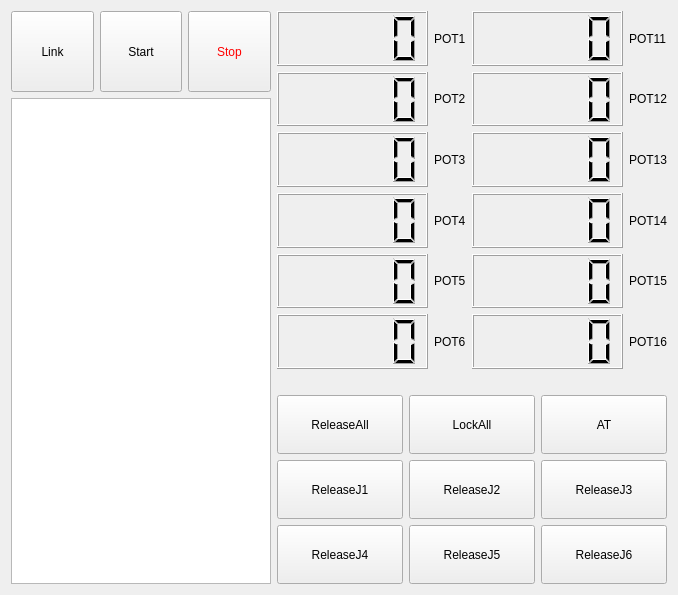
<?xml version="1.0" encoding="UTF-8"?>
<ui version="4.0">
 <class>Form</class>
 <widget class="QWidget" name="Form">
  <property name="enabled">
   <bool>true</bool>
  </property>
  <property name="geometry">
   <rect>
    <x>0</x>
    <y>0</y>
    <width>678</width>
    <height>595</height>
   </rect>
  </property>
  <property name="contextMenuPolicy">
   <enum>Qt::DefaultContextMenu</enum>
  </property>
  <property name="windowTitle">
   <string>Arduino_Simple_AT_Command</string>
  </property>
  <layout class="QHBoxLayout" name="horizontalLayout_3" stretch="2,3">
   <item>
    <layout class="QVBoxLayout" name="verticalLayout" stretch="1,6">
     <item>
      <layout class="QHBoxLayout" name="horizontalLayout">
       <item>
        <widget class="QPushButton" name="link">
         <property name="sizePolicy">
          <sizepolicy hsizetype="Minimum" vsizetype="Minimum">
           <horstretch>0</horstretch>
           <verstretch>0</verstretch>
          </sizepolicy>
         </property>
         <property name="text">
          <string>Link</string>
         </property>
        </widget>
       </item>
       <item>
        <widget class="QPushButton" name="start">
         <property name="sizePolicy">
          <sizepolicy hsizetype="Minimum" vsizetype="Minimum">
           <horstretch>0</horstretch>
           <verstretch>0</verstretch>
          </sizepolicy>
         </property>
         <property name="text">
          <string>Start</string>
         </property>
        </widget>
       </item>
       <item>
        <widget class="QPushButton" name="stop">
         <property name="sizePolicy">
          <sizepolicy hsizetype="Minimum" vsizetype="Minimum">
           <horstretch>0</horstretch>
           <verstretch>0</verstretch>
          </sizepolicy>
         </property>
         <property name="styleSheet">
          <string notr="true">QPushButton { color: red }</string>
         </property>
         <property name="text">
          <string>Stop</string>
         </property>
        </widget>
       </item>
      </layout>
     </item>
     <item>
      <widget class="QTextEdit" name="textEdit">
       <property name="enabled">
        <bool>true</bool>
       </property>
       <property name="readOnly">
        <bool>true</bool>
       </property>
      </widget>
     </item>
    </layout>
   </item>
   <item>
    <layout class="QVBoxLayout" name="verticalLayout_2" stretch="2,1">
     <item>
      <layout class="QGridLayout" name="gridLayout">
       <item row="0" column="2">
        <widget class="QLCDNumber" name="lcdNumber_7"/>
       </item>
       <item row="2" column="1">
        <widget class="QLabel" name="label_4">
         <property name="text">
          <string>POT3</string>
         </property>
        </widget>
       </item>
       <item row="0" column="3">
        <widget class="QLabel" name="label_2">
         <property name="text">
          <string>POT11</string>
         </property>
        </widget>
       </item>
       <item row="3" column="3">
        <widget class="QLabel" name="label_10">
         <property name="text">
          <string>POT14</string>
         </property>
        </widget>
       </item>
       <item row="4" column="1">
        <widget class="QLabel" name="label_6">
         <property name="text">
          <string>POT5</string>
         </property>
        </widget>
       </item>
       <item row="2" column="3">
        <widget class="QLabel" name="label_9">
         <property name="text">
          <string>POT13</string>
         </property>
        </widget>
       </item>
       <item row="3" column="1">
        <widget class="QLabel" name="label_5">
         <property name="text">
          <string>POT4</string>
         </property>
        </widget>
       </item>
       <item row="4" column="3">
        <widget class="QLabel" name="label_11">
         <property name="text">
          <string>POT15</string>
         </property>
        </widget>
       </item>
       <item row="1" column="3">
        <widget class="QLabel" name="label_8">
         <property name="text">
          <string>POT12</string>
         </property>
        </widget>
       </item>
       <item row="5" column="1">
        <widget class="QLabel" name="label_7">
         <property name="text">
          <string>POT6</string>
         </property>
        </widget>
       </item>
       <item row="5" column="3">
        <widget class="QLabel" name="label_12">
         <property name="text">
          <string>POT16</string>
         </property>
        </widget>
       </item>
       <item row="2" column="2">
        <widget class="QLCDNumber" name="lcdNumber_9"/>
       </item>
       <item row="5" column="0">
        <widget class="QLCDNumber" name="lcdNumber_6"/>
       </item>
       <item row="1" column="1">
        <widget class="QLabel" name="label_3">
         <property name="text">
          <string>POT2</string>
         </property>
        </widget>
       </item>
       <item row="1" column="2">
        <widget class="QLCDNumber" name="lcdNumber_8"/>
       </item>
       <item row="3" column="2">
        <widget class="QLCDNumber" name="lcdNumber_10"/>
       </item>
       <item row="4" column="2">
        <widget class="QLCDNumber" name="lcdNumber_11"/>
       </item>
       <item row="0" column="0">
        <widget class="QLCDNumber" name="lcdNumber_1"/>
       </item>
       <item row="5" column="2">
        <widget class="QLCDNumber" name="lcdNumber_12"/>
       </item>
       <item row="0" column="1">
        <widget class="QLabel" name="label">
         <property name="text">
          <string>POT1</string>
         </property>
        </widget>
       </item>
       <item row="1" column="0">
        <widget class="QLCDNumber" name="lcdNumber_2"/>
       </item>
       <item row="2" column="0">
        <widget class="QLCDNumber" name="lcdNumber_3"/>
       </item>
       <item row="3" column="0">
        <widget class="QLCDNumber" name="lcdNumber_4"/>
       </item>
       <item row="4" column="0">
        <widget class="QLCDNumber" name="lcdNumber_5"/>
       </item>
       <item row="6" column="0">
        <spacer name="horizontalSpacer">
         <property name="orientation">
          <enum>Qt::Horizontal</enum>
         </property>
         <property name="sizeHint" stdset="0">
          <size>
           <width>40</width>
           <height>20</height>
          </size>
         </property>
        </spacer>
       </item>
       <item row="6" column="2">
        <spacer name="horizontalSpacer_2">
         <property name="orientation">
          <enum>Qt::Horizontal</enum>
         </property>
         <property name="sizeHint" stdset="0">
          <size>
           <width>40</width>
           <height>20</height>
          </size>
         </property>
        </spacer>
       </item>
      </layout>
     </item>
     <item>
      <layout class="QGridLayout" name="gridLayout_3">
       <item row="2" column="0">
        <widget class="QPushButton" name="pushButton_7">
         <property name="sizePolicy">
          <sizepolicy hsizetype="Minimum" vsizetype="Preferred">
           <horstretch>0</horstretch>
           <verstretch>0</verstretch>
          </sizepolicy>
         </property>
         <property name="text">
          <string>ReleaseJ4</string>
         </property>
        </widget>
       </item>
       <item row="1" column="0">
        <widget class="QPushButton" name="pushButton_4">
         <property name="sizePolicy">
          <sizepolicy hsizetype="Minimum" vsizetype="Preferred">
           <horstretch>0</horstretch>
           <verstretch>0</verstretch>
          </sizepolicy>
         </property>
         <property name="text">
          <string>ReleaseJ1</string>
         </property>
        </widget>
       </item>
       <item row="1" column="2">
        <widget class="QPushButton" name="pushButton_6">
         <property name="sizePolicy">
          <sizepolicy hsizetype="Minimum" vsizetype="Preferred">
           <horstretch>0</horstretch>
           <verstretch>0</verstretch>
          </sizepolicy>
         </property>
         <property name="text">
          <string>ReleaseJ3</string>
         </property>
        </widget>
       </item>
       <item row="0" column="0">
        <widget class="QPushButton" name="pushButton_1">
         <property name="sizePolicy">
          <sizepolicy hsizetype="Minimum" vsizetype="Preferred">
           <horstretch>0</horstretch>
           <verstretch>0</verstretch>
          </sizepolicy>
         </property>
         <property name="text">
          <string>ReleaseAll</string>
         </property>
        </widget>
       </item>
       <item row="1" column="1">
        <widget class="QPushButton" name="pushButton_5">
         <property name="sizePolicy">
          <sizepolicy hsizetype="Minimum" vsizetype="Preferred">
           <horstretch>0</horstretch>
           <verstretch>0</verstretch>
          </sizepolicy>
         </property>
         <property name="text">
          <string>ReleaseJ2</string>
         </property>
        </widget>
       </item>
       <item row="0" column="2">
        <widget class="QPushButton" name="pushButton_3">
         <property name="sizePolicy">
          <sizepolicy hsizetype="Minimum" vsizetype="Preferred">
           <horstretch>0</horstretch>
           <verstretch>0</verstretch>
          </sizepolicy>
         </property>
         <property name="text">
          <string>AT</string>
         </property>
        </widget>
       </item>
       <item row="2" column="1">
        <widget class="QPushButton" name="pushButton_8">
         <property name="sizePolicy">
          <sizepolicy hsizetype="Minimum" vsizetype="Preferred">
           <horstretch>0</horstretch>
           <verstretch>0</verstretch>
          </sizepolicy>
         </property>
         <property name="text">
          <string>ReleaseJ5</string>
         </property>
        </widget>
       </item>
       <item row="0" column="1">
        <widget class="QPushButton" name="pushButton_2">
         <property name="sizePolicy">
          <sizepolicy hsizetype="Minimum" vsizetype="Preferred">
           <horstretch>0</horstretch>
           <verstretch>0</verstretch>
          </sizepolicy>
         </property>
         <property name="text">
          <string>LockAll</string>
         </property>
        </widget>
       </item>
       <item row="2" column="2">
        <widget class="QPushButton" name="pushButton_9">
         <property name="sizePolicy">
          <sizepolicy hsizetype="Minimum" vsizetype="Preferred">
           <horstretch>0</horstretch>
           <verstretch>0</verstretch>
          </sizepolicy>
         </property>
         <property name="text">
          <string>ReleaseJ6</string>
         </property>
        </widget>
       </item>
      </layout>
     </item>
    </layout>
   </item>
  </layout>
 </widget>
 <resources/>
 <connections>
  <connection>
   <sender>stop</sender>
   <signal>clicked()</signal>
   <receiver>Form</receiver>
   <slot>stopSlot()</slot>
   <hints>
    <hint type="sourcelabel">
     <x>268</x>
     <y>63</y>
    </hint>
    <hint type="destinationlabel">
     <x>304</x>
     <y>153</y>
    </hint>
   </hints>
  </connection>
  <connection>
   <sender>start</sender>
   <signal>clicked()</signal>
   <receiver>Form</receiver>
   <slot>startSlot()</slot>
   <hints>
    <hint type="sourcelabel">
     <x>180</x>
     <y>63</y>
    </hint>
    <hint type="destinationlabel">
     <x>190</x>
     <y>168</y>
    </hint>
   </hints>
  </connection>
  <connection>
   <sender>link</sender>
   <signal>clicked()</signal>
   <receiver>Form</receiver>
   <slot>linkSlot()</slot>
   <hints>
    <hint type="sourcelabel">
     <x>73</x>
     <y>52</y>
    </hint>
    <hint type="destinationlabel">
     <x>5</x>
     <y>129</y>
    </hint>
   </hints>
  </connection>
  <connection>
   <sender>pushButton_1</sender>
   <signal>clicked()</signal>
   <receiver>Form</receiver>
   <slot>buttonClicked()</slot>
   <hints>
    <hint type="sourcelabel">
     <x>347</x>
     <y>434</y>
    </hint>
    <hint type="destinationlabel">
     <x>697</x>
     <y>352</y>
    </hint>
   </hints>
  </connection>
  <connection>
   <sender>pushButton_2</sender>
   <signal>clicked()</signal>
   <receiver>Form</receiver>
   <slot>buttonClicked()</slot>
   <hints>
    <hint type="sourcelabel">
     <x>466</x>
     <y>419</y>
    </hint>
    <hint type="destinationlabel">
     <x>768</x>
     <y>365</y>
    </hint>
   </hints>
  </connection>
  <connection>
   <sender>pushButton_3</sender>
   <signal>clicked()</signal>
   <receiver>Form</receiver>
   <slot>buttonClicked()</slot>
   <hints>
    <hint type="sourcelabel">
     <x>573</x>
     <y>427</y>
    </hint>
    <hint type="destinationlabel">
     <x>740</x>
     <y>379</y>
    </hint>
   </hints>
  </connection>
  <connection>
   <sender>pushButton_4</sender>
   <signal>clicked()</signal>
   <receiver>Form</receiver>
   <slot>buttonClicked()</slot>
   <hints>
    <hint type="sourcelabel">
     <x>344</x>
     <y>486</y>
    </hint>
    <hint type="destinationlabel">
     <x>701</x>
     <y>391</y>
    </hint>
   </hints>
  </connection>
  <connection>
   <sender>pushButton_5</sender>
   <signal>clicked()</signal>
   <receiver>Form</receiver>
   <slot>buttonClicked()</slot>
   <hints>
    <hint type="sourcelabel">
     <x>467</x>
     <y>480</y>
    </hint>
    <hint type="destinationlabel">
     <x>687</x>
     <y>407</y>
    </hint>
   </hints>
  </connection>
  <connection>
   <sender>pushButton_6</sender>
   <signal>clicked()</signal>
   <receiver>Form</receiver>
   <slot>buttonClicked()</slot>
   <hints>
    <hint type="sourcelabel">
     <x>613</x>
     <y>493</y>
    </hint>
    <hint type="destinationlabel">
     <x>735</x>
     <y>421</y>
    </hint>
   </hints>
  </connection>
  <connection>
   <sender>pushButton_7</sender>
   <signal>clicked()</signal>
   <receiver>Form</receiver>
   <slot>buttonClicked()</slot>
   <hints>
    <hint type="sourcelabel">
     <x>345</x>
     <y>552</y>
    </hint>
    <hint type="destinationlabel">
     <x>700</x>
     <y>437</y>
    </hint>
   </hints>
  </connection>
  <connection>
   <sender>pushButton_8</sender>
   <signal>clicked()</signal>
   <receiver>Form</receiver>
   <slot>buttonClicked()</slot>
   <hints>
    <hint type="sourcelabel">
     <x>470</x>
     <y>549</y>
    </hint>
    <hint type="destinationlabel">
     <x>716</x>
     <y>451</y>
    </hint>
   </hints>
  </connection>
  <connection>
   <sender>pushButton_9</sender>
   <signal>clicked()</signal>
   <receiver>Form</receiver>
   <slot>buttonClicked()</slot>
   <hints>
    <hint type="sourcelabel">
     <x>607</x>
     <y>550</y>
    </hint>
    <hint type="destinationlabel">
     <x>703</x>
     <y>469</y>
    </hint>
   </hints>
  </connection>
 </connections>
 <slots>
  <slot>stopSlot()</slot>
  <slot>startSlot()</slot>
  <slot>linkSlot()</slot>
  <slot>buttonClicked()</slot>
 </slots>
</ui>
